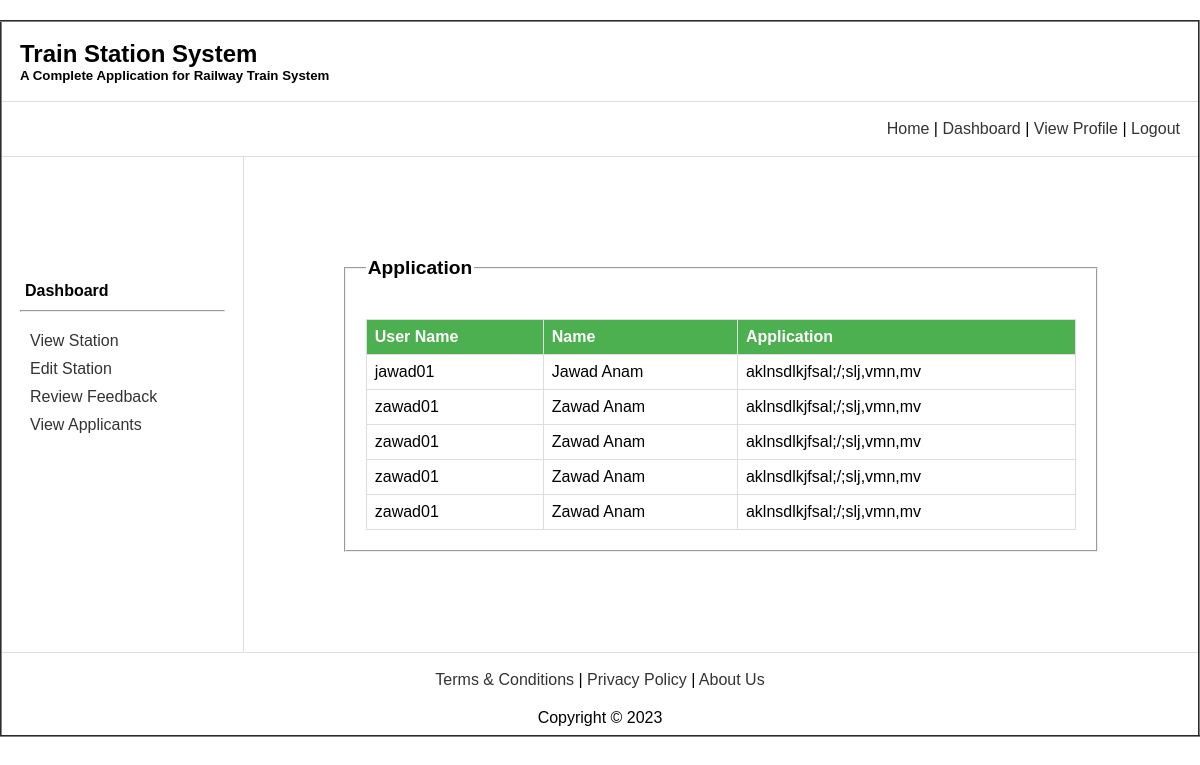
Page /view/application.php (signed in) on the committed database.
### tables this page shows
CREATE TABLE `application` (
  `username` varchar(255) NOT NULL,
  `name` varchar(255) NOT NULL,
  `application` varchar(255) NOT NULL
);

### view/application.php (the view, shortened to what this page needs)
<!DOCTYPE html>
<html lang="en">
<head>
</head>
<body>
  <table border="2" align="center" width="1080px">
    <tr>
      <td align="left" colspan="2">
        <nav>
          <h1>Train Station System</h1>
          <h5>A Complete Application for Railway Train System</h5>
        </nav>
      </td>
    </tr>
    <tr>
    <td align="right" colspan="2">
        <nav style="text-align: right;">
            <a href="adminHome.php">Home</a> |
            <a href="adminDash.php">Dashboard</a> |
            <a href="viewProfile.php">View Profile</a> |
            <a href="../controller/logout.php">Logout</a>
        </nav>
    </td>
</tr>
    <tr>
      <td style="padding-bottom: 100px;">
        <h4 style="margin-top: 15px; margin-left: 15px; margin-bottom: 10px">Dashboard</h4>
        <hr style="margin: 0 10px" />
        <ul style="margin-left: 20px; margin-top: 20px">
          <li><a href="viewStation.php">View Station</a></li>
          <li><a href="editStation.php">Edit Station</a></li>
          <li><a href="feedback.php">Review Feedback</a></li>
          <li><a href="application.php">View Applicants</a></li>
        </ul>
      </td>
      <td style="padding: 80px">
        <fieldset>
          <legend>Application</legend>
          <table>
            <tr>
              <th>User Name</th>
              <th>Name</th>
              <th>Application</th>
            </tr>
            <?php
              $con=getconnection();
              $sql="select * from application";
              $result=mysqli_query($con,$sql);
              while($row=mysqli_fetch_array($result)){
                echo "<tr><td>".$row['username']."</td><td>".$row['name']."</td><td>".$row['application']."</td></tr>";
              }
            ?>
          </table>
        </fieldset>
      </td>
    </tr>
    <tr align="center">
    <td colspan="2">
        <nav style="text-align: center;">
            <a href="t&c.html">Terms & Conditions</a> |
            <a href="privacyPolicy.html">Privacy Policy</a> |
            <a href="aboutUs.html">About Us</a>
        </nav>
        <footer style="text-align: center;">Copyright &copy; 2023</footer>
    </td>
</tr>
  </table>
</body>
</html>

### view/application.php (style rules this page uses)
body { font-family: Arial, sans-serif; margin: 0; padding: 0; }
table { width: 100%; border-collapse: collapse; margin-top: 20px; }
nav { padding: 10px; }
h1, h5 { margin: 0; }
td { padding: 10px; }
th { background-color: #4CAF50; color: white; padding: 10px; }
h4 { margin-top: 15px; margin-left: 15px; margin-bottom: 10px; }
hr { margin: 0 10px; }
ul { list-style-type: none; padding: 0; margin-left: 20px; margin-top: 20px; }
li { margin-bottom: 10px; }
a { text-decoration: none; color: #333; transition: color 0.3s ease; }
footer { margin-top: 10px; text-align: center; }
fieldset { margin: 20px; padding: 20px; }
legend { font-size: 1.2em; font-weight: bold; }
table { border-collapse: collapse; width: 100%; }
th, td { border: 1px solid #ddd; padding: 8px; text-align: left; }
th { background-color: #4CAF50; color: white; }

### rows in the picture
application: username "jawad01", name "Jawad Anam", application "aklnsdlkjfsal;/;slj,vmn,mv"
application: username "zawad01", name "Zawad Anam", application "aklnsdlkjfsal;/;slj,vmn,mv"
application: username "zawad01", name "Zawad Anam", application "aklnsdlkjfsal;/;slj,vmn,mv"
application: username "zawad01", name "Zawad Anam", application "aklnsdlkjfsal;/;slj,vmn,mv"
application: username "zawad01", name "Zawad Anam", application "aklnsdlkjfsal;/;slj,vmn,mv"
